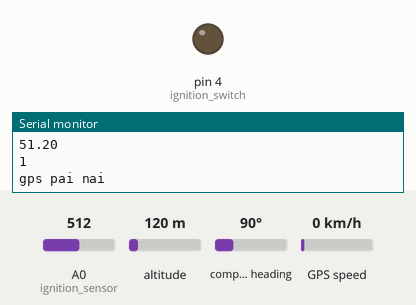
Simulated run of this sketch. Board: Arduino Uno, built with avr-gcc and run on an emulated ATmega328P. Shown: output pins drawn as LEDs (lit = HIGH), the last lines printed to the serial monitor. The inputs (shaded band) are chosen by the test bench; at power-on: A0 (ignition_sensor) = 512, altitude 120 m, compass heading 90°, GPS speed 0 km/h. The GPS gets a fix after 3 s at 37.7749, -122.4194 with 8 satellites; the modem accepts every AT command (registered, SIM ready, sends succeed) and sends nothing else.

Above: at 1.1 s.
At 14.4 s:
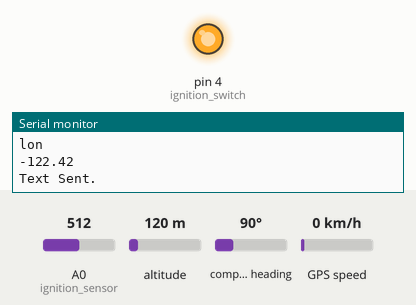
Timing chart, 0 to 15.9 s (numbered marks = the images above):
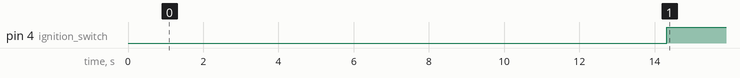

Measured:
- by itself, pin 4 (ignition_switch): LOW → HIGH at 14.3 s

The sketch:

EEE_416_project_Final.ino
```cpp
#include <SoftwareSerial.h>
SoftwareSerial sim800l(10, 11);
#include <SoftwareSerial.h>
#include <TinyGPS.h>
SoftwareSerial mySerial(7, 8); //for gps
TinyGPS gps;


#define ignition_switch 4
#define ignition_sensor A0
boolean ignition_status = false;

void gpsdump(TinyGPS &gps);
void printFloat(double f, int digits = 2);

void setup()
{
  sim800l.begin(9600);
  mySerial.begin(9600);
  Serial.begin(9600);
  delay(1000);


  pinMode(ignition_switch, OUTPUT);
  pinMode(ignition_sensor, INPUT);
}


void loop()
{
  ignition_status = getIgnitionStatus();
  Serial.println(ignition_status);
  if(ignition_status==1){
      track();
      digitalWrite(ignition_switch,HIGH);
  }
  else{
      Serial.println("no ignition");
      Serial.println(digitalRead(ignition_switch));
      digitalWrite(ignition_switch,LOW);
    }
    delay(500);
//  String text = ReadSMS();
//  Serial.println(text);
//  delay(1000);
}


boolean getIgnitionStatus()
{
  Serial.println("inside ignition sensor");
  float val = 0;
  for (int i = 1; i <= 10; i++)
  {
    val = val + analogRead(ignition_sensor);
    Serial.println(analogRead(ignition_sensor));
  }
  val = val / 100;
  Serial.println(val);
  if (val > 90)
  {
    return true;
  }
  else if (val < 50)
  {
    return false;
  }
}


void track(){
  bool newdata = false;
  unsigned long start = millis();
  // Every 5 seconds we print an update
  while (millis() - start < 5000)
  {
    if (mySerial.available())

    {
      char c = mySerial.read();
//      Serial.print(c);  // uncomment to see raw GPS data
      if (gps.encode(c))
      {
        newdata = true;
        break;  // uncomment to print new data immediately!
      }
    }

    else
    {
      Serial.println("gps pai nai");

    }
  }

  if (newdata)
  {
    Serial.println("paiseee");
    gpsdump(gps);
    Serial.println();
  }

}


void gpsdump(TinyGPS &gps)
{
  long lat, lon;
  float flat, flon;
  unsigned long age;
  gps.f_get_position(&flat, &flon, &age);
  Serial.println("Sending SMS...");
  Serial.println("lattitude");
  Serial.println(flat);

  Serial.println("lon");
  Serial.println(flon);
//  String text = ReadSMS();
//  Serial.println(text);
  sim800l.print("AT+CMGF=1\r");
  delay(100);
  sim800l.print("AT+CMGS=\"+8801738131110\"\r");//
  delay(500);
  sim800l.print("Some one is trying to break into your car!!!!\n");

  sim800l.print("http://maps.google.com/maps?q=loc:");
  sim800l.print(flat == TinyGPS::GPS_INVALID_F_ANGLE ? 0.0 : flat, 6);
  sim800l.print(",");
  sim800l.print(flon == TinyGPS::GPS_INVALID_F_ANGLE ? 0.0 : flon, 6);
  sim800l.print((char)26);
  delay(500);
  sim800l.println();
  Serial.println("Text Sent.");
  delay(10000);
}


String ReadSMS(){
//  delay(5000);

  // Query for new SMS

  String smsContent;
  Serial.println("Start Reading SMS");

  sim800l.println("AT+CMGL=1");
  sim800l.println("AT+CNMI=2,1,0,0,0");
  sim800l.println("AT+CNMI=1,2,0,0,0"); // Decides how newly arrived SMS messages should be handled

  Serial.println(sim800l.available());

  // Wait for response
  delay(1000);

  // Read response
  while (1) {
    delay(1000);
    Serial.println("Swaiting f0r sms");
    if(sim800l.available()){

      Serial.println("SMS paisiiiiiii");
      delay(5000);

      String response = sim800l.readStringUntil('\n');
      Serial.println(response);

      // Extract message content
      if (response.startsWith("+CMGL:")) {
      // Read the next line which contains the SMS content
      smsContent = sim800l.readStringUntil('\n');
      Serial.println("SMS Content: " + smsContent);
      return smsContent;


    }
  }
    }

}

void printFloat(double number, int digits)
{
  // Handle negative numbers
  if (number < 0.00)
  {
     Serial.print('-');
     number = -number;
  }

  // Round correctly so that print(1.9990, 2) prints as "2.000"
  double rounding = 0.50;
  for (uint8_t i=0; i<digits; ++i)
    rounding /= 10.00;

  number += rounding;

  // Extract the integer part of the number and print it
  unsigned long int_part = (unsigned long)number;
  double remainder = number - (double)int_part;
  Serial.print(int_part);

  // Print the decimal point, but only if there are digits beyond
  if (digits > 00)
    Serial.print(".");

  // Extract digits from the remainder one at a time
  while (digits-- > 0)
  {
    remainder *= 10.00;
    int toPrint = int(remainder);
    Serial.print(toPrint);
    remainder -= toPrint;
  }
}
```

Base64.cpp
```cpp
//>>>>>>>>>>>>>>>>>>>>>>>>>>>>>>>>>>>>>>>>>>>>>>>>>>>>>>>>>>>>>>>>>>>>>>>>>>>>>>>>>>>>>>>>> Base64.cpp
/*
 * Copyright (c) 2013 Adam Rudd.
 * See LICENSE for more information
 * https://github.com/adamvr/arduino-base64
 */
#if (defined(__AVR__))
#include <avr\pgmspace.h>
#else
#include <pgmspace.h>
#endif

const char PROGMEM b64_alphabet[] = "ABCDEFGHIJKLMNOPQRSTUVWXYZ"
        "abcdefghijklmnopqrstuvwxyz"
        "0123456789+/";

/* 'Private' declarations */
inline void a3_to_a4(unsigned char * a4, unsigned char * a3);
inline void a4_to_a3(unsigned char * a3, unsigned char * a4);
inline unsigned char b64_lookup(char c);

int base64_encode(char *output, char *input, int inputLen) {
    int i = 0, j = 0;
    int encLen = 0;
    unsigned char a3[3];
    unsigned char a4[4];

    while(inputLen--) {
        a3[i++] = *(input++);
        if(i == 3) {
            a3_to_a4(a4, a3);

            for(i = 0; i < 4; i++) {
                output[encLen++] = pgm_read_byte(&b64_alphabet[a4[i]]);
            }

            i = 0;
        }
    }

    if(i) {
        for(j = i; j < 3; j++) {
            a3[j] = '\0';
        }

        a3_to_a4(a4, a3);

        for(j = 0; j < i + 1; j++) {
            output[encLen++] = pgm_read_byte(&b64_alphabet[a4[j]]);
        }

        while((i++ < 3)) {
            output[encLen++] = '=';
        }
    }
    output[encLen] = '\0';
    return encLen;
}

int base64_decode(char * output, char * input, int inputLen) {
    int i = 0, j = 0;
    int decLen = 0;
    unsigned char a3[3];
    unsigned char a4[4];


    while (inputLen--) {
        if(*input == '=') {
            break;
        }

        a4[i++] = *(input++);
        if (i == 4) {
            for (i = 0; i <4; i++) {
                a4[i] = b64_lookup(a4[i]);
            }

            a4_to_a3(a3,a4);

            for (i = 0; i < 3; i++) {
                output[decLen++] = a3[i];
            }
            i = 0;
        }
    }

    if (i) {
        for (j = i; j < 4; j++) {
            a4[j] = '\0';
        }

        for (j = 0; j <4; j++) {
            a4[j] = b64_lookup(a4[j]);
        }

        a4_to_a3(a3,a4);

        for (j = 0; j < i - 1; j++) {
            output[decLen++] = a3[j];
        }
    }
    output[decLen] = '\0';
    return decLen;
}

int base64_enc_len(int plainLen) {
    int n = plainLen;
    return (n + 2 - ((n + 2) % 3)) / 3 * 4;
}

int base64_dec_len(char * input, int inputLen) {
    int i = 0;
    int numEq = 0;
    for(i = inputLen - 1; input[i] == '='; i--) {
        numEq++;
    }

    return ((6 * inputLen) / 8) - numEq;
}

inline void a3_to_a4(unsigned char * a4, unsigned char * a3) {
    a4[0] = (a3[0] & 0xfc) >> 2;
    a4[1] = ((a3[0] & 0x03) << 4) + ((a3[1] & 0xf0) >> 4);
    a4[2] = ((a3[1] & 0x0f) << 2) + ((a3[2] & 0xc0) >> 6);
    a4[3] = (a3[2] & 0x3f);
}

inline void a4_to_a3(unsigned char * a3, unsigned char * a4) {
    a3[0] = (a4[0] << 2) + ((a4[1] & 0x30) >> 4);
    a3[1] = ((a4[1] & 0xf) << 4) + ((a4[2] & 0x3c) >> 2);
    a3[2] = ((a4[2] & 0x3) << 6) + a4[3];
}

inline unsigned char b64_lookup(char c) {
    if(c >='A' && c <='Z') return c - 'A';
    if(c >='a' && c <='z') return c - 71;
    if(c >='0' && c <='9') return c + 4;
    if(c == '+') return 62;
    if(c == '/') return 63;
    return -1;
}
//<<<<<<<<<<<<<<<<<<<<<<<<<<<<<<<<<<<<<<<<<<<<<<<<<<<<<<<<<<<<<<<<<<<<<<<<<<<<<<<<<<<<<<<<<
```
